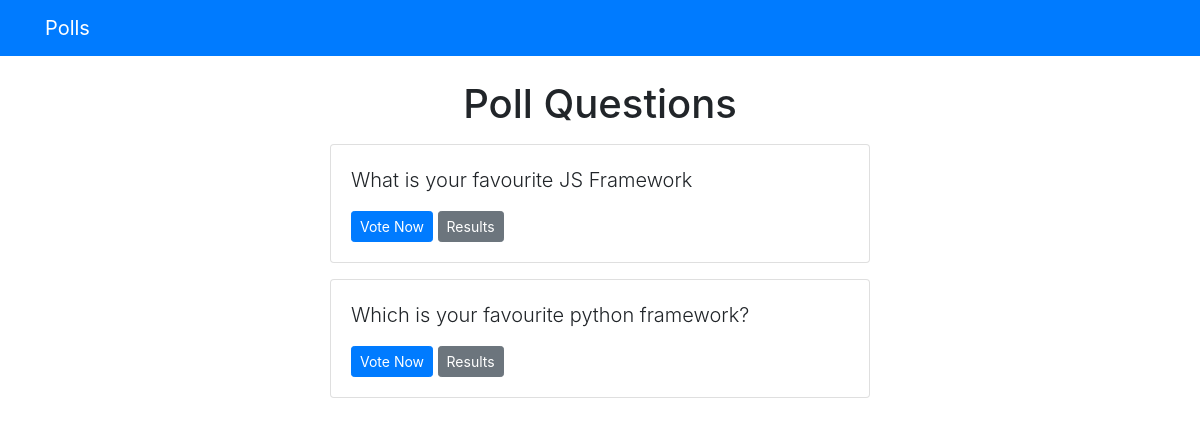
Screenshot of /polls/ with the database file from the repository.
### polls/models.py (models this page shows, shortened)
class Questions(models.Model):
    question_text = models.CharField(max_length=200)
    publish_date = models.DateTimeField('Date Published')

### polls/views.py (the view)
# urls.py: path('', views.index, name='index'),
def index(request):
    latest_questions_list = Questions.objects.order_by('-publish_date')[:5]
    context = {'latest_questions_list': latest_questions_list}
    return render(request, 'polls/index.html', context)

### templates/polls/index.html
{% extends 'base.html' %}
{% block content %}
  <h1 class="text-center mb-3">Poll Questions</h1>
  {% if latest_questions_list %}
    {% for question in latest_questions_list %}
      <div class="card mb-3">
        <div class="card-body">
          <p class="lead">{{ question.question_text }}</p>
          <a href="{% url 'polls:detail' question.id %}" class="btn btn-primary btn-sm">Vote Now</a>
          <a href="{% url 'polls:results' question.id %}" class="btn btn-secondary btn-sm">Results</a>
        </div>
      </div>
    {% endfor %}
  {% else %}
    <p>No Polls Available</p>
  {% endif %}
{% endblock %}

### rows the page displays
Questions: question_text "What is your favourite JS Framework"
Questions: question_text "Which is your favourite python framework?"
